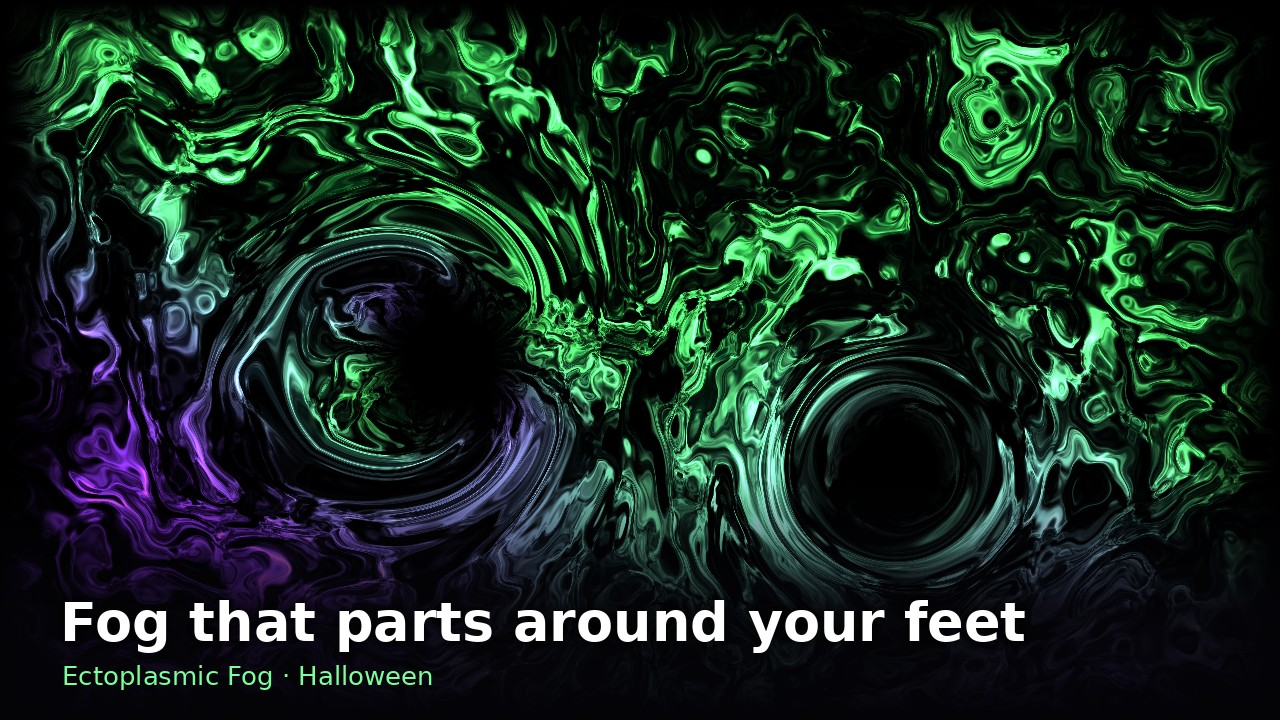
#> input picture docs/itch/features/01-fog.jpg, 1280 x 720 px, given in place of fog.png, which was not available
$ python market.py ../../docs/itch/features/01-fog.jpg ../../docs/itch/features/02-swarm.jpg
#> lines starting #> are read from the running program, lines starting #| are printed output that depends on the picture; pictures that were not available may be replaced by others from this repository, and a replacement may not be noted
import sys
from PIL import Image, ImageDraw, ImageFilter, ImageFont
S, O = sys.argv[1], sys.argv[2]
BOLD = "/usr/share/fonts/truetype/dejavu/DejaVuSans-Bold.ttf"
SERIF = "/usr/share/fonts/truetype/dejavu/DejaVuSerif-Bold.ttf"
REG = "/usr/share/fonts/truetype/dejavu/DejaVuSans.ttf"
GREEN = (124, 255, 155)

def glow_text(img, xy, text, font, fill, glow, radius=10):
    layer = Image.new("RGBA", img.size, (0, 0, 0, 0))
    ImageDraw.Draw(layer).text(xy, text, font=font, fill=glow)
    layer = layer.filter(ImageFilter.GaussianBlur(radius))
    img.paste(layer, (0, 0), layer)
    ImageDraw.Draw(img).text(xy, text, font=font, fill=fill)

def feature(src, out, headline, tag):
    im = Image.open(src).convert("RGB").resize((1280, 720), Image.LANCZOS)
    d = ImageDraw.Draw(im, "RGBA")
    for y in range(470, 720):  # gradient band so text is readable on any scene
        a = int(235 * min(1, (y - 470) / 140))
        d.line([(0, y), (1280, y)], fill=(4, 4, 8, a))
    hf = ImageFont.truetype(BOLD, 54)
    tf = ImageFont.truetype(REG, 26)
    glow_text(im, (60, 590), headline, hf, (255, 255, 255), (0, 0, 0, 255), 6)
    d = ImageDraw.Draw(im, "RGBA")
    d.text((62, 660), tag, font=tf, fill=GREEN + (255,))
    im.save(out, quality=90)

H = f"{S}/hd"
items = [
    ("shots1/fog", "Fog that parts around your feet", "Ectoplasmic Fog · Halloween"),
    ("shots1/swarm", "Hundreds of spiders flee every step", "The Swarm · Halloween"),
    ("shots1/water", "Monsters rise out of the water", "Living Water · Halloween"),
    ("shots2/smoke", "Ground smoke that flows like the real thing", "Ground Smoke · Halloween"),
    ("shots2/christmas", "Snow that remembers your footprints", "Christmas · Winter"),
    ("shots2/hanukkah", "A menorah lit for every night", "Hanukkah · Winter"),
    ("shots2/leaves", "Kick through a carpet of autumn leaves", "Fall Leaves · Fall"),
    ("shots2/garden", "Flowers bloom wherever you walk", "Spring Garden · Spring"),
    ("shots2/fireworks", "A firework bursts under every step", "Fireworks · 4th of July"),
    ("shots2/fireflies", "Fireflies follow you through the night", "Fireflies · Summer"),
    ("shots2/pool", "Make a splash, no towel needed", "Pool Splash · Summer"),
    ("shots1/keystone_edit", "Fits any floor: just drag the corners", "Built-in keystone correction"),
]
for i, (src, head, tag) in enumerate(items, 1):
    feature(f"{H}/{src}.png", f"{O}/features/{i:02d}-{src.split('/')[1]}.jpg", head, tag)
#> in feature, im is the input picture: PIL image 1280x720 RGB; mean R, G, B 22.6, 40.9, 32.1
#> in glow_text, `layer = Image.new("RGBA", img.size, (0, 0, 0, 0))`: layer: PIL image 1280x720 RGBA; every value is 0
#> in glow_text, `ImageDraw.Draw(layer).text(xy, text, font=font, fill=glow)`:
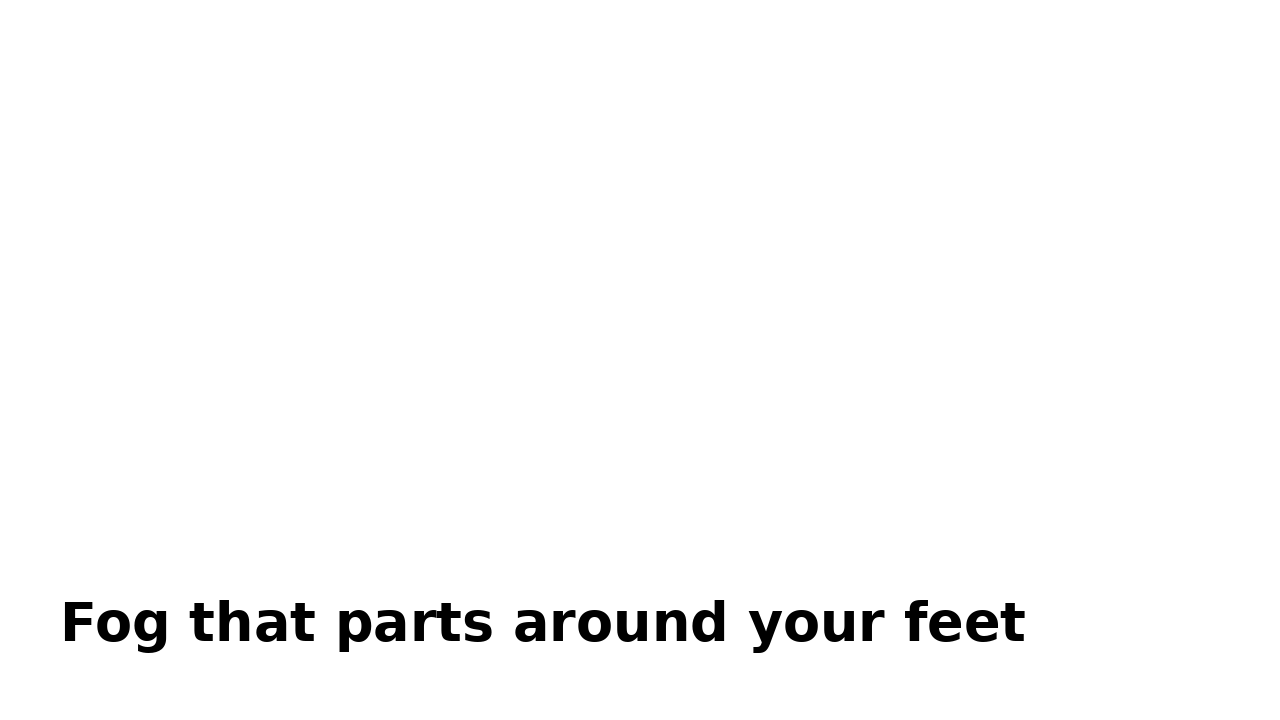
#> layer: PIL image 1280x720 RGBA; mean R, G, B, A 0, 0, 0, 4.4; transparent parts drawn white
#> in glow_text, `layer = layer.filter(ImageFilter.GaussianBlur(radius))`:
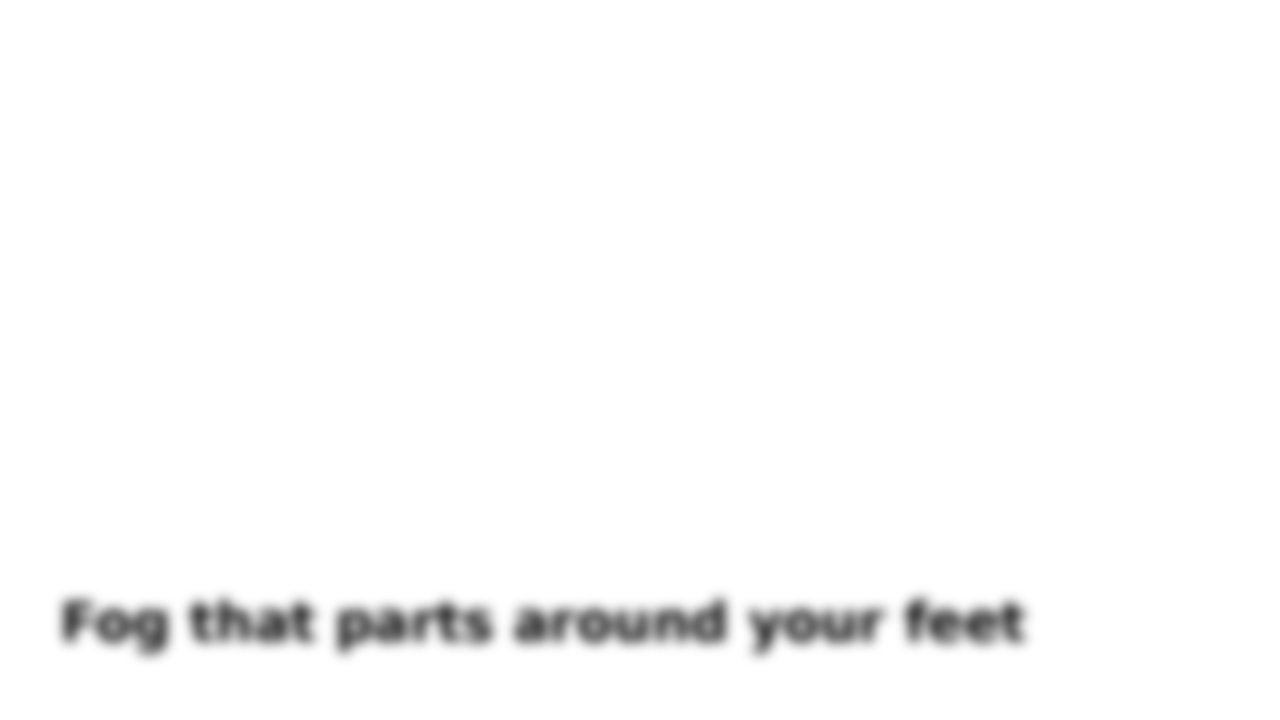
#> layer: PIL image 1280x720 RGBA; mean R, G, B, A 0, 0, 0, 4.4; transparent parts drawn white
#> in glow_text, `ImageDraw.Draw(img).text(xy, text, font=font, fill=fill)`:
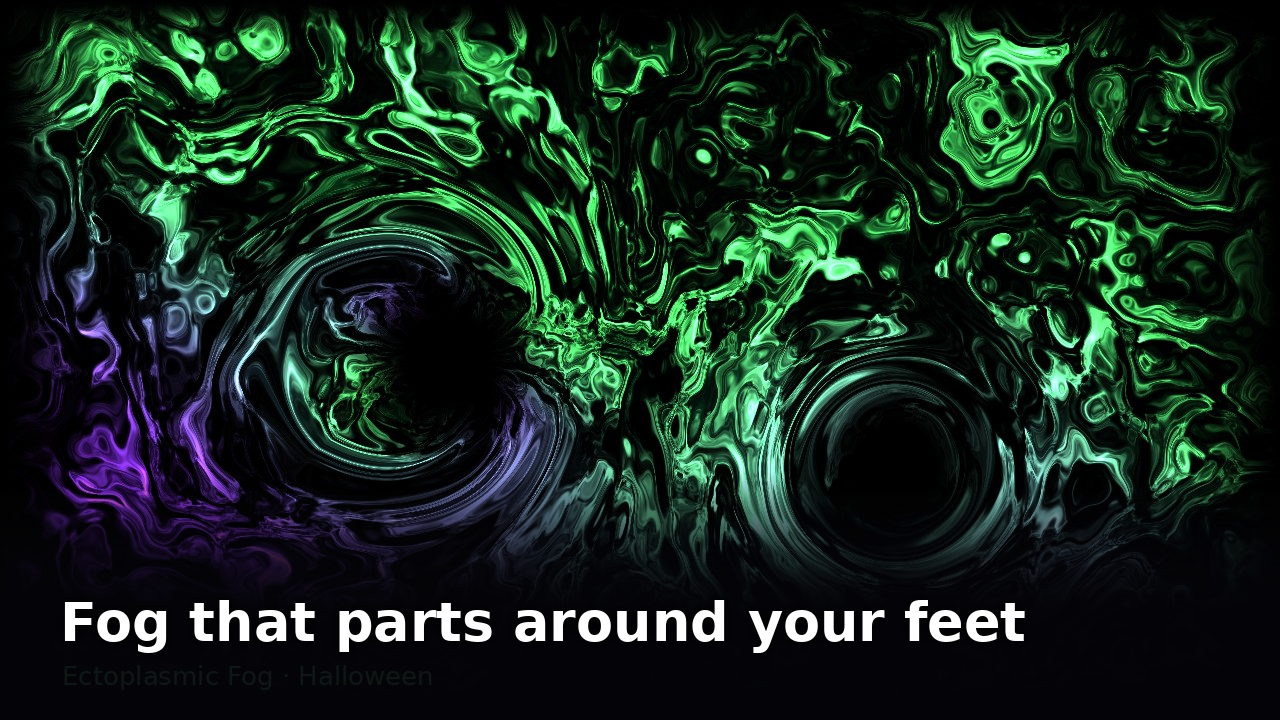
#> img: PIL image 1280x720 RGB; mean R, G, B 21, 39, 29.7
#> in feature, `im.save(out, quality=90)`:
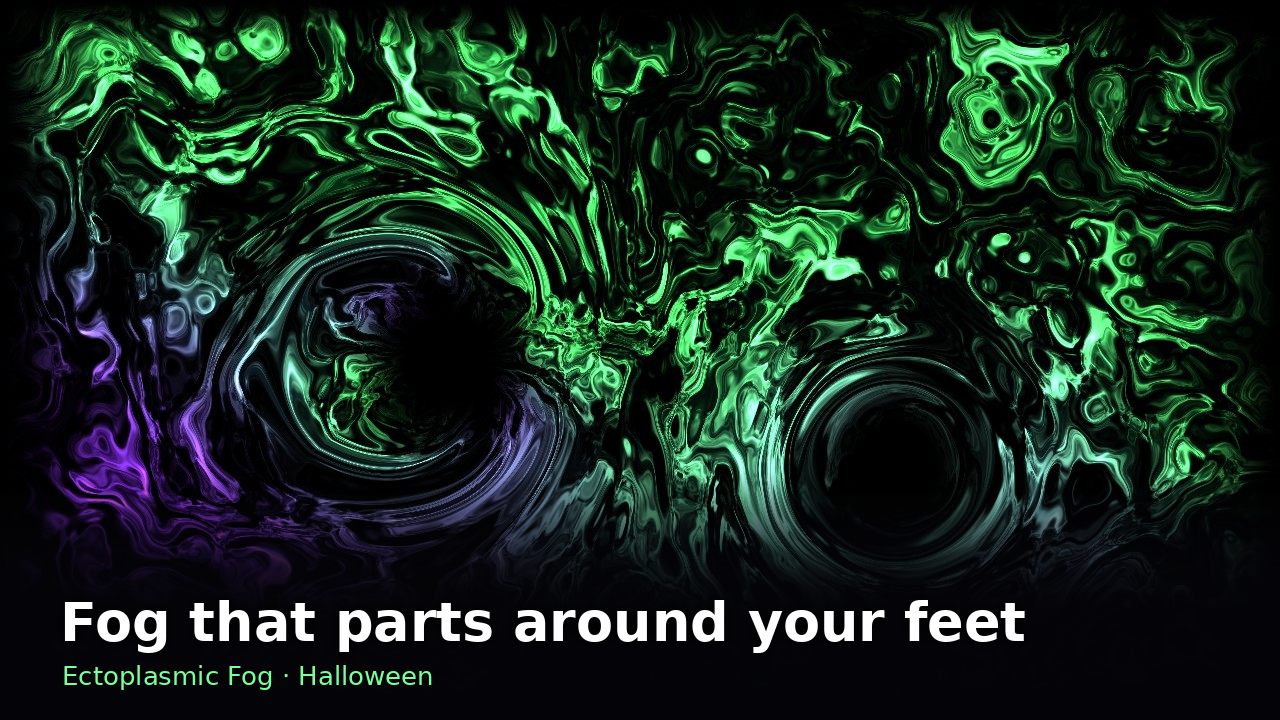
#> saved as 01-fog.jpg: PIL image 1280x720 RGB; mean R, G, B 21.3, 39.5, 30
#> pass 2 of the loop `for i, (src, head, tag) in enumerate(items, 1):`:
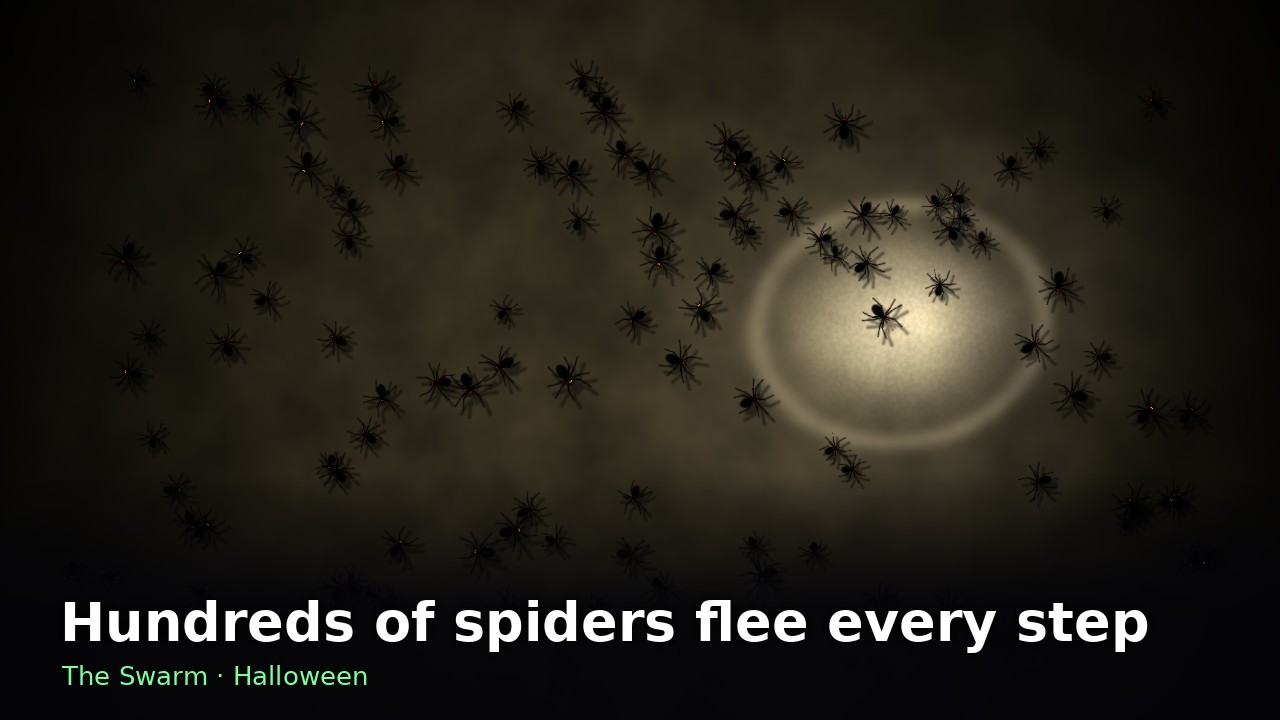
#> input picture docs/itch/features/02-swarm.jpg, 1280 x 720 px, given in place of swarm.png, which was not available
#> in feature, im is the input picture: PIL image 1280x720 RGB; mean R, G, B 36.7, 33.8, 25.9
#> in glow_text (call 2), `layer = layer.filter(ImageFilter.GaussianBlur(radius))`:
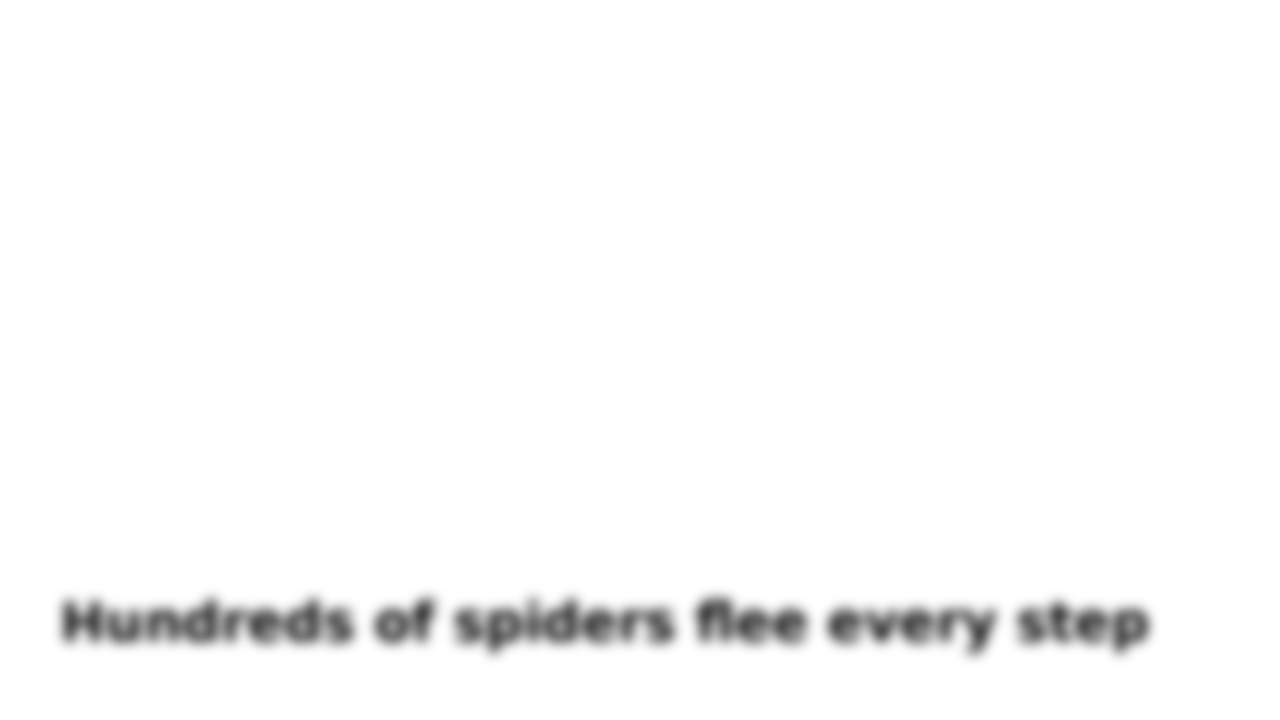
#> layer: PIL image 1280x720 RGBA; mean R, G, B, A 0, 0, 0, 5; transparent parts drawn white
#> in glow_text (call 2), `img.paste(layer, (0, 0), layer)`:
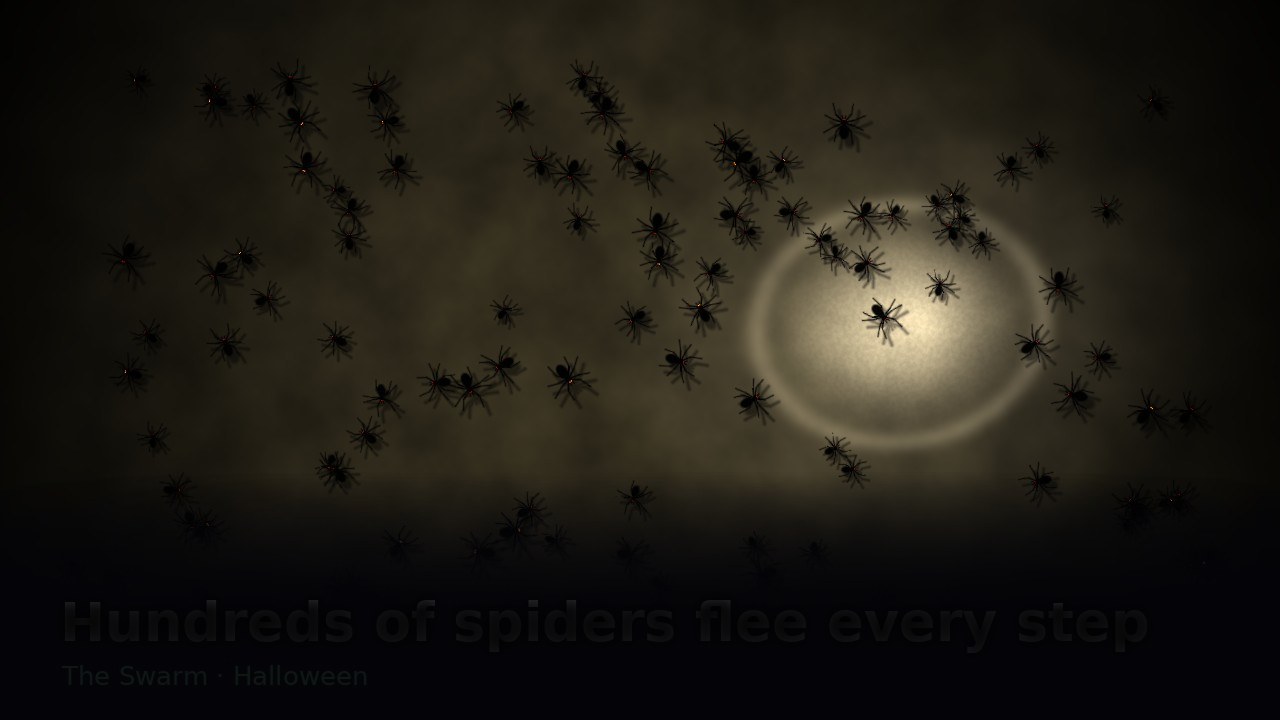
#> img: PIL image 1280x720 RGB; mean R, G, B 30.7, 27.7, 20.6
#> (the run stopped early here; a loop or call above may not have finished)
